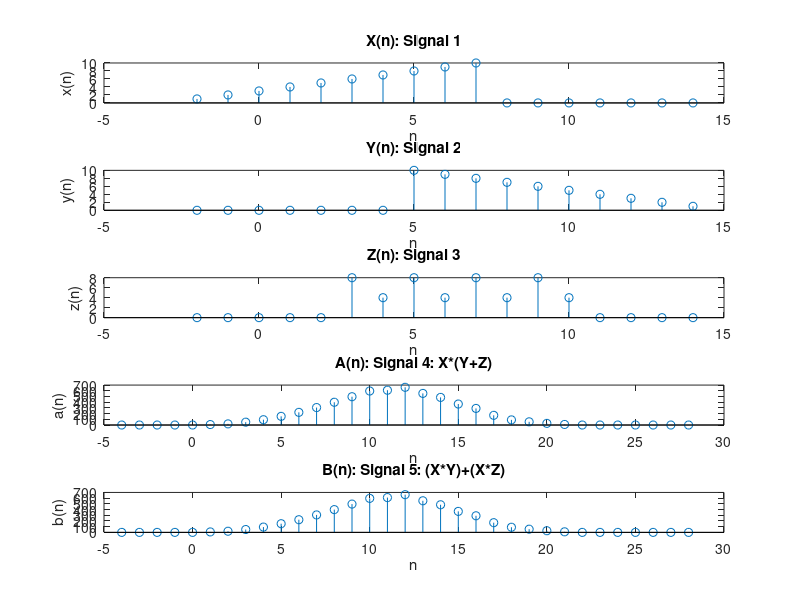

MATLAB code for this plot:
% Program to check distributive property
% x(n): [ 1 2 3 4 5 6 7 8 9 10], starting position: -2
% y(n): [ 10 9 8 7 6 5 4 3 2 1], starting position: 5
% z(n): [ 8 4 8 4 8 4 8 4], starting position: 3
% a*(b+c) = a*b + a*c
% xn=input('enter sequence of x(n) :');
% xs=input('enter starting point of x(n) :');
xn=[ 1 2 3 4 5 6 7 8 9 10];
xs=-2;
xe=(xs + length(xn)-1);
% yn=input('enter sequence of y(n) :');
% ys=input('enter starting point of y(n) :');
yn=[ 10 9 8 7 6 5 4 3 2 1];
ys=5;
ye=(ys + length(yn)-1);
% zn=input('enter sequence of z(n) :');
% zs=input('enter starting point of z(n) :');
zn=[ 8 4 8 4 8 4 8 4];
zs=3;
ze=(zs + length(zn)-1);
s=min(xs, ys);
s=min(s, zs);
e=max(xe, ye);
e=max(e, ze);
xn=[zeros(1,xs-s),xn,zeros(1,e-xe)]
yn=[zeros(1,ys-s),yn,zeros(1,e-ye)]
zn=[zeros(1,zs-s),zn,zeros(1,e-ze)]
t=(s:e);
subplot(5,1,1);
stem(t,xn);
title('X(n): Signal 1');
xlabel('n');
ylabel('x(n)');
subplot(5,1,2);
stem(t,yn);
title('Y(n): Signal 2');
xlabel('n');
ylabel('y(n)');
subplot(5,1,3);
stem(t,zn);
title('Z(n): Signal 3');
xlabel('n');
ylabel('z(n)');
an=(conv(xn,yn+zn))
bn=(conv(xn, yn))+(conv(xn, zn))
as=(s+s);
ae=(e+e);
na=(as:ae);
subplot(5,1,4);
stem(na,an);
title('A(n): Signal 4: X*(Y+Z)');
xlabel('n');
ylabel('a(n)');
subplot(5,1,5);
stem(na,bn);
title('B(n): Signal 5: (X*Y)+(X*Z)');
xlabel('n');
ylabel('b(n)');
if (an==bn)
    fprintf("same");
else
    fprintf("not same");
end